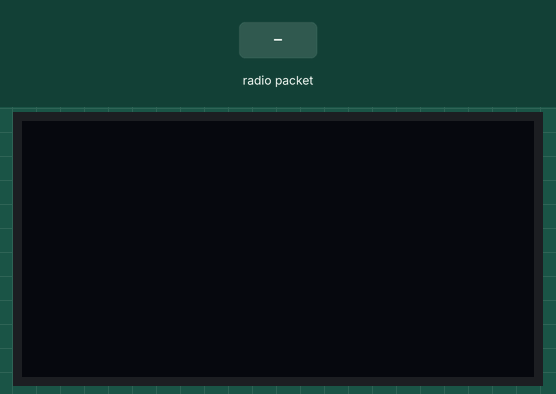
This sketch was run on a simulated Arduino Uno, built with avr-gcc and run on an emulated ATmega328P. On the bench: 128×64 one-colour display. The test bench sets the inputs (shaded band). No radio packets arrive unless stated; what the sketch prints to the serial monitor is not drawn.

Above: at 1.2 s.
1.3 s: radio packet "1" arrives
At 1.9 s:
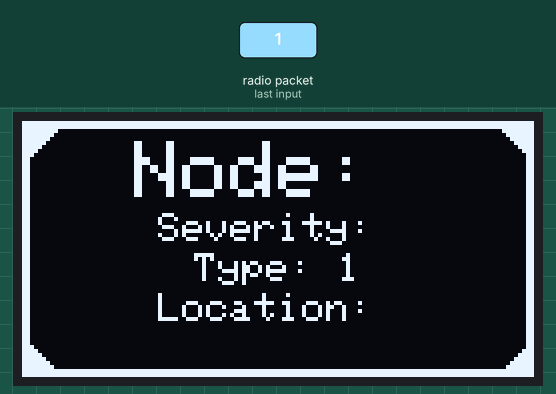
2.8 s: radio packet "0" arrives
At 4.0 s:
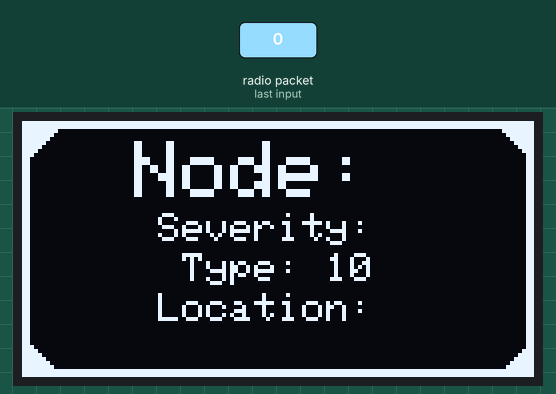
4.3 s: radio packet "2" arrives
At 5.4 s:
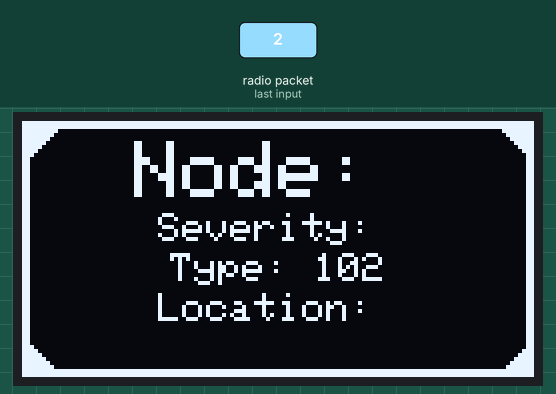
Timing chart, 0 to 7.3 s (numbered marks = the images above; inputs shaded):
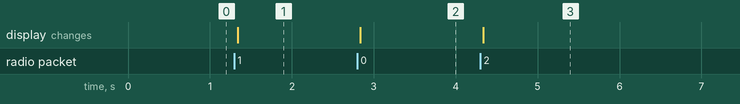

Measured:
- after the input at 1.3 s, the display: changes at once (image 1)
- after the input at 2.8 s, the display: changes at once (image 2)
- after the input at 4.3 s, the display: changes at once (image 3)

The sketch:

slaveNode.ino
```cpp
#include <SPI.h>
#include <Wire.h>
#include <Adafruit_GFX.h>
#include <Adafruit_SSD1306.h>
#include <LoRa.h>
/*
 *  Receiver Side Code
 *
  Module SX1278 // Arduino UNO/NANO  // Maixduino Silk
    Vcc         ->   3.3V            ->   3.3V
    MISO        ->   D12             ->   7
    MOSI        ->   D11             ->   8
    SLCK        ->   D13             ->   9
    Nss         ->   D10             ->   10
    GND         ->   GND             ->   GND
 */
// OLED display width and height, in pixels
#define SCREEN_WIDTH 128
#define SCREEN_HEIGHT 64

// Declaration for an SSD1306 display connected to I2C (SDA, SCL pins)
#define OLED_RESET -1
Adafruit_SSD1306 display(SCREEN_WIDTH, SCREEN_HEIGHT, &Wire, OLED_RESET);

int count = 0;
String dataArray[4];  // Array to hold the classified elements
String receivedData;  // Holds the incoming message
String incomingData;
String parsedData[10];      // Array to store the parsed information
int dataCounter = 0;

void setup() {
  // Initialize the Serial Monitor
  Serial.begin(9600);
  // Start OLED display
  if (!display.begin(SSD1306_SWITCHCAPVCC, 0x3C)) {
    Serial.println(F("SSD1306 allocation failed"));
    for (;;); // Don't proceed, loop forever
  }
  Serial.println("Oled Started");
  if (!LoRa.begin(433E6)) {  // or 915E6 depending on frequency
    Serial.println("Starting LoRa failed!");
    while (1);
  }

  Serial.println("LoRa Receiver");
  LoRa.setSpreadingFactor(8);
  // Clear the buffer
  display.clearDisplay();
  display.setTextColor(SSD1306_WHITE);
  display.display();
  // Display the information using variables
}


void classifyAndStore(String element) {//Location should have - inbetween
  if (element.indexOf('-') >= 0) {
    dataArray[0] = element;  // Contains '1'
  } else if (element.indexOf('.') >= 0) {//threat severity should have .
    dataArray[1] = element;  // Contains '.'
  } else if (element.length() > 0 && isDigitOnly(element)) {//Node Id should contain only integers
    dataArray[2] = element;  // Integer
  } else if (element.length() > 0 && isAlphaOnly(element)) {//Weapon should only consists of alphabets
    dataArray[3] = element;  // Alphabets only
  }
  else{

  }
}

void loop() {
  int packetSize = LoRa.parsePacket();
  // display.clearDisplay();
  if (packetSize) {
    // read the packet and store it in `receivedData`
    while (LoRa.available()) {
      receivedData += (char)LoRa.read();
      incomingData +=receivedData;
    }
    if (incomingData.length() > 0) {
        Serial.println("Received: " + incomingData);

        // Split the incoming data by commas
        int startIndex = 0;
        int endIndex = incomingData.indexOf(',');
        while (endIndex >= 0){
          String element = incomingData.substring(startIndex, endIndex);
          Serial.println(element);
          classifyAndStore(element);  // Classify and store the element
          startIndex = endIndex + 1;
          endIndex = incomingData.indexOf(',', startIndex);
        }

        // Handle the last element
        String element = incomingData.substring(startIndex);
        classifyAndStore(element);

        // Output the classified array
        for (int i = 0; i < 4; i++) {
          Serial.print("Array[");
          Serial.print(i);
          Serial.print("]: ");
          Serial.println(dataArray[i]);
        }
        displayInformation(dataArray);
      }
      incomingData="";
  }
}

// Function to parse the received string and store it in the parsedData array
bool isDigitOnly(String str) {
  for (int i = 0; i < str.length(); i++) {
    if (!isdigit(str[i])) return false;
  }
  return true;
}

bool isAlphaOnly(String str) {
  for (int i = 0; i < str.length(); i++) {
    if (!isalpha(str[i])) return false;
  }
  return true;
}


// Function to display the received string array
void displaySerialInformation(String stringArray[4]) {
  Serial.println("Displaying information:");
  for (int i = 0; i < 4; i++) {
    Serial.print("Part ");
    Serial.print(i + 1);
    Serial.print(": ");
    Serial.println(stringArray[i]);
  }
}

// Function to center and display text
void displayInformation(String parsedData[]) {
  display.clearDisplay();  // Clear screen
  drawFullScreenBorder(2);
  drawCornerTriangles(10);
  // Display title at the top
  display.setTextSize(1);
  // Create dynamic strings using the variables
  String node = "Node: " + parsedData[0];
  String severity = "Severity: " + parsedData[1];
  String type = "Type: " + parsedData[2];
  String loc = parsedData[3];

  // Display each string centrally aligned below the title
  display.setTextSize(2);
  displayCenteredText(node, 5);
  display.setTextSize(1);
  displayCenteredText(severity, 23);
  displayCenteredText(type, 33);
  displayCenteredText("Location: ", 43);
  displayCenteredText(loc, 53);

  // Show the result on the display
  display.display();
}

// Function to calculate the center position and display text
void displayCenteredText(String text, int yPos) {
  int16_t x1, y1;
  uint16_t width, height;
  display.getTextBounds(text, 0, yPos, &x1, &y1, &width, &height);// Calculate x-position to center the text
  int16_t xPos = (SCREEN_WIDTH - width) / 2;// Set the cursor to the calculated x and y positions
  display.setCursor(xPos, yPos);
  display.print(text);// Print the text
}


void drawFullScreenBorder(int borderWidth) {// Draw the four borders of the rectangle at the edges of the screen
    display.fillRect(0, 0, SCREEN_WIDTH, borderWidth, SSD1306_WHITE); // Top border
    display.fillRect(0, SCREEN_HEIGHT - borderWidth, SCREEN_WIDTH, borderWidth, SSD1306_WHITE); // Bottom border
    display.fillRect(0, 0, borderWidth, SCREEN_HEIGHT, SSD1306_WHITE); // Left border
    display.fillRect(SCREEN_WIDTH - borderWidth, 0, borderWidth, SCREEN_HEIGHT, SSD1306_WHITE); // Right border
}

void drawCornerTriangles(int triangleSize) {
    display.fillTriangle(0, 0, triangleSize, 0, 0, triangleSize, SSD1306_WHITE);// Top-left triangle
    display.fillTriangle(SCREEN_WIDTH, 0, SCREEN_WIDTH - triangleSize, 0, SCREEN_WIDTH, triangleSize, SSD1306_WHITE);// Top-right triangle
    display.fillTriangle(0, SCREEN_HEIGHT, triangleSize, SCREEN_HEIGHT, 0, SCREEN_HEIGHT - triangleSize, SSD1306_WHITE);// Bottom-left triangle
    display.fillTriangle(SCREEN_WIDTH, SCREEN_HEIGHT, SCREEN_WIDTH - triangleSize, SCREEN_HEIGHT, SCREEN_WIDTH, SCREEN_HEIGHT - triangleSize, SSD1306_WHITE);// Bottom-right triangle
}
```
